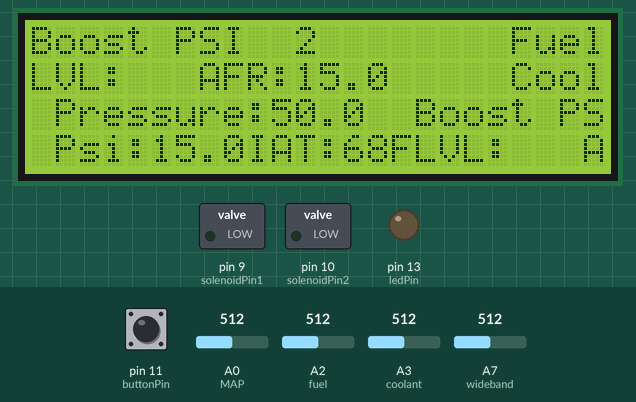
Recording of a sketch running on a simulated Arduino Nano, built with avr-gcc and run on an emulated ATmega328P. Parts: 24×4 character LCD, switched loads named in the sketch (green lamp = pin HIGH), output pins drawn as LEDs (lit = HIGH). The test bench sets the inputs (shaded band); at power-on: pin 11 (buttonPin) LOW, A0 (MAP) = 512, A2 (fuel) = 512, A3 (coolant) = 512, A7 (wideband) = 512. What the sketch prints to the serial monitor is not drawn.

Above: at 1.2 s.
1.3 s: pin 11 (buttonPin) pulled HIGH for 0.25 s
At 1.53 s:
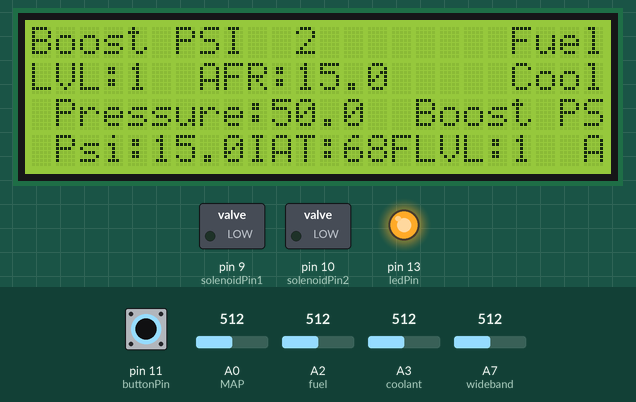
3.1 s: A0 (MAP) set to 798
At 4.0 s:
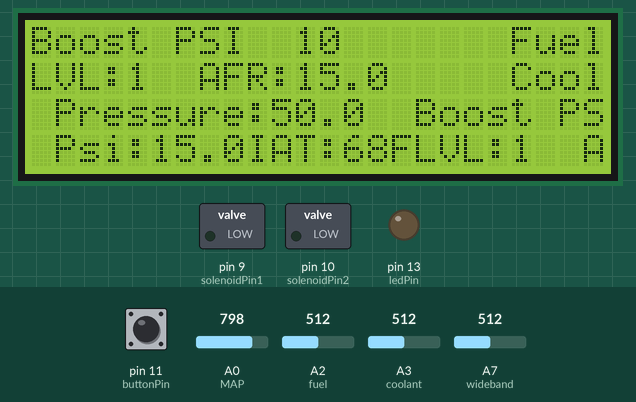
6.1 s: A0 (MAP) set to 824
7.6 s: pin 11 (buttonPin) pulled HIGH for 3.2 s
At 8.1 s:
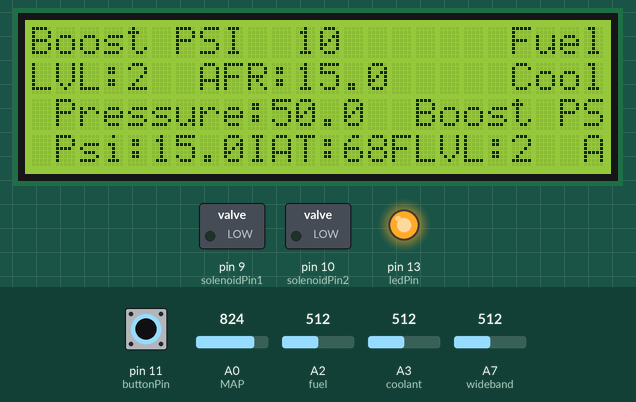
13.8 s: A0 (MAP) set to 90
At 14.9 s:
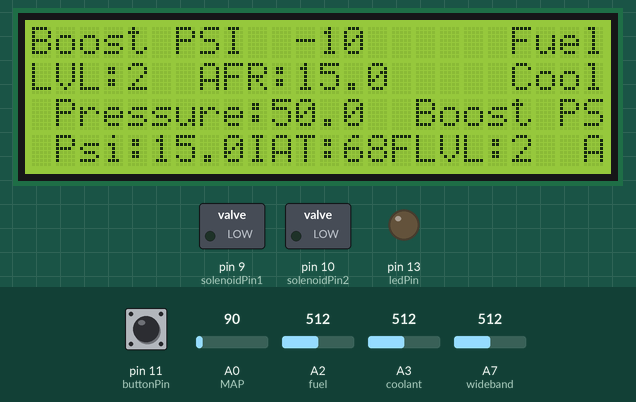
16.8 s: A2 (fuel) set to 716
Timing chart, 0 to 19.8 s (numbered marks = the images above; inputs shaded):
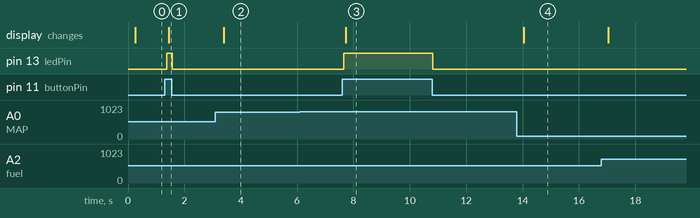

The sketch:

Delphuino_6.1.ino
```cpp
#include "LiquidCrystal_I2C.h" // Updated by Dale Follett 7-20-23 to look at locally attached library
#include "PID_v2.h" // PID library - updated by Dale Follett 7-20-23 to look at locally attached library

#define MAP A0 // Pin for MAP sensor (boost sensor)
#define solenoidPin1 9 // MAC Valve 1 to PWM pin 9
#define solenoidPin2 10 // MAC Valve 2 to PWM pin 10
#define SETPOINT_PRESSURE 6 // setpoint pressure in PSI
#define SAMPLE_TIME 1000 // sample time for PID in milliseconds
#define PWM_FREQUENCY 15 // PWM frequency for MAC Valve in Hz
#define wideband A7 // Wideband input signal to Aanolog port 7
#define coolant A3 // coolant pressure sensor 30 psi sensor to A3
#define fuel A2 // fuel pressure sensor 100 psi sensor to A2


LiquidCrystal_I2C lcd(0x27, 24, 4); //Address will differ dipending on your jumper set on the I2C board
const int buttonPin = 11; //The pin the pushbutton is on digital port 11
const int ledPin = 13; //Light up led on nano or led connected to pin 13

//Wideband variables
const float widebandVoltageMin = 0.0;     // Minimum voltage value from the wideband controller
const float widebandVoltageMax = 5.0;     // Maximum voltage value from the wideband controller
const float widebandAfrMin = 10.0;        // Minimum AFR value
const float widebandAfrMax = 20.0;        // Maximum AFR value

//MAP Sensor/Boost pressure variables
const float mapVoltageMin = 0.02;      // Minimum voltage value from the MAP sensor
const float mapVoltageMax = 4.9;       // Maximum voltage value from the MAP sensor
const float boostMin = 0.4;         // Minimum boost pressure value in PSI
const float boostMax = 29.01;       // Maximum boost pressure value in PSI

//Coolant pressure sensor (30psi)
const float coolantVoltageMin = 0.5; // Minimum voltage value from the coolant pressure sensor
const float coolantVoltageMax = 4.5; // Maximum voltage value from the coolant pressure sensor
const float coolantPressureMin = 0;       // Minimum Coolant pressure value in PSI
const float coolantPressureMax = 30;      // Maximum Coolant pressure value in PSI

//Fuel Pressure sensor (100psi)
const float fuelVoltageMin = 0.5; // Minimum voltage value from the fuel pressure sensor
const float fuelVoltageMax = 4.5; // Maximum voltage value from the fuel pressure sensor
const float fuelPressureMin = 0;       // Minimum fuel pressure value in PSI
const float fuelPressureMax = 100;      // Maximum fuel pressure value in PSI


float mapRange(float value, float inMin, float inMax, float outMin, float outMax) {
  return (value - inMin) * (outMax - outMin) / (inMax - inMin) + outMin;


}

//Variabels for pushbutton Duty Cycle change on Mac Valve (0,1,2,3,4,5,6 - 0%/20%/30%/40%/50%/60%/70%)
// These wont change
int buttonState = 0; //State of button
int lastState = 0; //last state of button
byte count = 0; //Button press counter

//Duty Cycle Settings
int DutyCycle0;
int DutyCycle1;
int DutyCycle2;
int DutyCycle3;
int DutyCycle4;
int DutyCycle5;
int DutyCycle6;
int DutyCycle7;
int DutyCycle8;

float transistorOntime; // Info place holder - this becomes the transistor duty cycle

void setup()
{
  pinMode(buttonPin, INPUT); // initialize button pin as an input
  pinMode(ledPin, OUTPUT); //initialize the LED as and output
  pinMode(MAP, INPUT); // initialize the MAP sensor as an input
  pinMode(wideband, INPUT); // initialize the wideband controller as an input
  pinMode(coolant, INPUT); // initialize coolant pressure sensor as an input
  pinMode(fuel, INPUT); // initialize fuel pressure sensor as an input

// set PWM frequency for pins D9 and D10 ONLY to 15 hz 10 bit.
noInterrupts(); // Turn off all interrupts before setting up timer - Dale Follett 7-20-23
TCCR1A = 0b00000011; // 10bit
TCCR1B = 0b00001101; // x1024 fast pwm
interrupts(); // Turn the interrupts back on - Dale Follett 7-20-23

pinMode(solenoidPin1, OUTPUT);
pinMode(solenoidPin2, OUTPUT);

//Setup LCD's Number of columns and rows
lcd.begin();

lcd.setCursor(0, 1);
lcd.print("LVL:");
lcd.setCursor(7,1);
lcd.print("AFR:");
lcd.setCursor(13,3);
lcd.print("IAT:");
lcd.setCursor(17,3);
lcd.print("68F");


Serial.begin(9600);

 //Duty Cycle integers from 0-255 (0-100% DC). You can add to this for more levels. Be a psycho and make a level for every percentage of duty cycle...
 DutyCycle0 = 0; //wastegate
 DutyCycle1 = 51; //20%
 DutyCycle2 = 77; //30%
 DutyCycle3 = 102; //40%
 DutyCycle4 = 128; //50%
 DutyCycle5 = 153; //60%
 DutyCycle6 = 178; //70%
 DutyCycle7 = 204; //80%
 DutyCycle8 = 229; //90%
}

void loop()
{
// Read the analog input from the MAP sensor
  int mapAnalogValue = analogRead(MAP);

  // Convert the MAP analog value to voltage
  float mapVoltage = map(mapAnalogValue, 0, 1023, mapVoltageMin * 1000, mapVoltageMax * 1000) / 1000.0;  // Convert to volts

  // Convert the voltage to boost pressure in PSI
  float boostPressure = mapRange(mapVoltage, mapVoltageMin, mapVoltageMax, boostMin, boostMax)- 13;

  //For code directly above I would like to eventually make it calibrate absolute atmospheric pressure before doing math.
//The GM 2 bar map sensor has a 9 KPA offest (adds to the value which is at 0V). So since we need initially subtract 14.7 PSI absolute pressure AT SEA LEVEL to give us what is "gauge pressure" we need to also add that offset of 9 KPA (1.30 psi) to that number.
//in this example it would be -14.7 + 1.30 = -13.32. So you take the mapRange variable/math above for boostPressure and -13.32 which will output the correct gauge pressure.
//With this said if you are higher elevation you will need to roughly findr you atmosperic pressure. I'm just under 1000 ft so with that math its comes out to -13 with the offset. This gets me to 0 psi at key on, engine off.

/*
Dale adding thoughts. We should be able to do this map sensor calibration once we get the J1850 library going. Set it up to call a function on power on, if the engine is off (no RPM input),
then perform calibration, and if different than what is saved in EEPROM, update the EEPROM. If not different than eeprom, make no change. If powered on during engine
running, read eeprom value and use it.
*/


//Setup Math for wideband sensor (SLC Free 2)
  // Read the analog input from the wideband controller
  int widebandValue = analogRead(wideband);
  // Convert the analog value to voltage
  float widebandVoltage = map(widebandValue, 0, 1023, 0, 5000) / 1000.0;  // Convert to volts
  // Convert the voltage to AFR
  float widebandAfr = mapRange(widebandVoltage, widebandVoltageMin, widebandVoltageMax, widebandAfrMin, widebandAfrMax);

//Setup Math for coolant pressure sensor
 int coolantValue = analogRead(coolant);
 // Convert the analog value to voltage
 float coolantVoltage = map(coolantValue, 0, 1023, coolantVoltageMin * 1000, coolantVoltageMax * 1000) / 1000.0;  // Convert to volts
// Convert the voltage to coolant pressure in PSI
  float coolantPressure = mapRange(coolantVoltage, coolantVoltageMin, coolantVoltageMax, coolantPressureMin, coolantPressureMax);

//Setup Math for fuel pressure sensor
  int fuelValue = analogRead(fuel);
  //convert the analog value to voltage
  float fuelVoltage = map(fuelValue, 0, 1023, fuelVoltageMin * 1000, fuelVoltageMax * 1000) / 1000.0;  // Convert to volts
  //Convert the voltage to pressure in PSI
  float fuelPressure = mapRange(fuelVoltage, fuelVoltageMin, fuelVoltageMax, fuelPressureMin, fuelPressureMax);


  //Print Wideband voltage and AFR

  //Dales notes - added (F) bracket to serial message that do not change. This is to program these to the main program storage space compared to dynamic memory.
  //This free's up some dynamic memory being we have so little to work with on a nano.
  Serial.print(F("Wideband Voltage: "));
  Serial.print(widebandVoltage, 2);  // Print with 2 decimal places
  Serial.print(F(" V, Wideband AFR: "));
  Serial.println(widebandAfr, 2);    // Print with 2 decimal places

  //Print MAP voltage and and boost pressure
  Serial.print(F("MAP Voltage: "));
  Serial.print(mapVoltage, 2);  // Print with 2 decimal places
  Serial.print(F(" V, Boost Pressure: "));
  Serial.println(boostPressure, 2);    // Print with 2 decimal places

  // Print the coolant voltage and pressure values
  Serial.print(F("Coolant Voltage: "));
  Serial.print(coolantVoltage, 2);  // Print with 2 decimal places
  Serial.print(F(" V, Coolant Pressure: "));
  Serial.println(coolantPressure, 2);    // Print with 2 decimal places

  //print the fuel voltage and pressure values
  Serial.print(F("Fuel Voltage: "));
  Serial.print(fuelVoltage, 2); // Print with 2 decimal places
  Serial.print(F(" V, Fuel Pressure: "));
  Serial.print(fuelPressure, 2);  // Print with 2 decimal places


//Reading button press to digital pin
  buttonState = digitalRead(buttonPin);


  if (buttonState == HIGH ) {
    digitalWrite(ledPin, HIGH);

  }
  else {
    digitalWrite(ledPin, LOW);
  }

// check if the pushbutton is pressed. If it is, then the buttonState is HIGH:
if (buttonState == HIGH && lastState == 0)
{

  if(count < 8)
    count += 1;
  else
    count = 0;
  //setting up counter output to LCD and serial monitor
  Serial.println(count);
  lcd.setCursor(4,1);
  lcd.print(count);
 lastState = 1;

}


else if(buttonState == LOW) {
  lastState = 0;
}
// Setting up button count to duty cycle for MAC Valve
// MAC valve will not start until there is 2 psi positive pressure to MAP sensor. It will function at the set stage over 2 psi and be off at 1 psi or less.
// Doing this will make it so that you do not get a vacuum leak at idle from the valve running. Under pressure is not an issue.

// Stage 0: 0% DC
if (count == 0){
  analogWrite (solenoidPin1, DutyCycle0);
  analogWrite (solenoidPin2, DutyCycle0);
}
// Stage 1: 20% DC
if (count == 1 && boostPressure > 2){
  analogWrite (solenoidPin1, DutyCycle1);
  analogWrite (solenoidPin2, DutyCycle1);
}
// Stage 2: 30% DC
if (count == 2 && boostPressure > 2){
  analogWrite (solenoidPin1, DutyCycle2);
  analogWrite (solenoidPin2, DutyCycle2);
}
// Stage 3: 40% DC
if (count == 3 && boostPressure > 2){
  analogWrite (solenoidPin1, DutyCycle3);
  analogWrite (solenoidPin2, DutyCycle3);
}
// Stage 4: 50% DC
if (count == 4 && boostPressure > 2){
  analogWrite (solenoidPin1, DutyCycle4);
  analogWrite (solenoidPin2, DutyCycle4);
}
// Stage 5: 60% DC
if (count == 5 && boostPressure > 2){
  analogWrite (solenoidPin1, DutyCycle5);
  analogWrite (solenoidPin2, DutyCycle5);
}
// Stage 6: 70% DC
if (count == 6 && boostPressure > 2){
  analogWrite (solenoidPin1, DutyCycle6);
  analogWrite (solenoidPin2, DutyCycle6);
}
// Stage 7: 80% DC
if (count == 7 && boostPressure > 2){
  analogWrite (solenoidPin1, DutyCycle7);
  analogWrite (solenoidPin2, DutyCycle7);
}
// Stage 8: 90% DC
if (count == 8 && boostPressure > 2){
  analogWrite (solenoidPin1, DutyCycle8);
  analogWrite (solenoidPin2, DutyCycle8);
}
// Stage 0 code if MAP sensor does not see at least 2 psi charge pressure.
if (boostPressure < 2){
  analogWrite (solenoidPin1, DutyCycle0);
  analogWrite (solenoidPin2, DutyCycle0);
}


//setup LCD display
lcd.setCursor(0,0);
lcd.print(F("Boost PSI"));


//output raw data for MAP sensor to serial monitor
Serial.println(boostPressure);

lcd.setCursor(11, 0);
lcd.print(F("               ")); //sets number back to zero if addtional number gets set on screen
lcd.setCursor(11, 0);
lcd.print(boostPressure,0);
lcd.setCursor(11,1);
lcd.print(widebandAfr, 1);
lcd.setCursor(0,3);
lcd.print(F("Cool Psi:"));
lcd.setCursor(9,3);
lcd.print(coolantPressure, 1);
lcd.setCursor(0, 2);
lcd.print(F("Fuel Pressure:"));
lcd.setCursor(14, 2);
lcd.print(fuelPressure, 1);
}
```

PID_v2.h
```cpp
#ifndef PID_v2_h
#define PID_v2_h

class PID {
 public:
  // Constants used in some of the functions below
  enum Mode { Manual = 0, Automatic = 1 };
  enum Direction { Direct = 0, Reverse = 1 };
  enum class P_On { Measurement = 0, Error = 1 };

  // commonly used functions
  // **************************************************************************
  // Constructor. Links the PID to the Input, Output, and Setpoint. Initial
  // tuning parameters are also set here. (overload for specifying proportional
  // mode)
  PID(double *Input, double *Output, double *Setpoint, double Kp, double Ki,
      double Kd, P_On, Direction);

  // Constructor. Links the PID to the Input, Output, and Setpoint. Initial
  // tuning parameters are also set here
  PID(double *Input, double *Output, double *Setpoint, double Kp, double Ki,
      double Kd, Direction);

  // Sets PID to either Manual (0) or Auto (non-0)
  void SetMode(Mode Mode);

  // Performs the PID calculation. It should be called every time loop()
  // cycles. ON/OFF and calculation frequency can be set using SetMode and
  // SetSampleTime respectively
  bool Compute();

  // Clamps the output to a specific range. 0-255 by default, but it's likely
  // the user will want to change this depending on the application
  void SetOutputLimits(double, double);

  // available but not commonly used functions
  // ********************************************************
  // While most users will set the tunings once in the constructor, this
  // function gives the user the option of changing tunings during runtime for
  // Adaptive control
  void SetTunings(double, double, double);
  // Overload for specifying proportional mode
  void SetTunings(double, double, double, P_On);

  // Sets the Direction, or "Action" of the controller. DIRECT means the output
  // will increase when error is positive. REVERSE means the opposite. It's very
  // unlikely that this will be needed once it is set in the constructor.
  void SetControllerDirection(Direction);

  // Sets the frequency, in Milliseconds, with which the PID calculation is
  // performed. Default is 100.
  void SetSampleTime(int);

  // Display functions
  // ****************************************************************
  // These functions query the pid for interal values.they were created mainly
  // for the pid front-end, where it's important to know what is actually inside
  // the PID.
  double GetKp() const;
  double GetKi() const;
  double GetKd() const;
  Mode GetMode() const;
  Direction GetDirection() const;
  double GetLastP() const;
  double GetLastI() const;
  double GetLastD() const;

 private:
  void Initialize();

  double dispKp;  // * we'll hold on to the tuning parameters in user-entered
  double dispKi;  //   format for display purposes
  double dispKd;  //

  double kp;  // * (P)roportional Tuning Parameter
  double ki;  // * (I)ntegral Tuning Parameter
  double kd;  // * (D)erivative Tuning Parameter

  Direction controllerDirection;
  P_On pOn;

  // Pointers to the Input, Output, and Setpoint variables. This creates a hard
  // link between the variables and the PID, freeing the user from having to
  // constantly tell us what these values are.  with pointers we'll just know.
  double *myInput, *myOutput, *mySetpoint;

  unsigned long lastTime;
  double outputSum, lastInput;
  double lastP, lastD;

  unsigned long SampleTime;
  double outMin, outMax;
  bool inAuto, pOnE;
};

class PID_v2 : public PID {
 public:
  PID_v2(double Kp, double Ki, double Kd, Direction dir, P_On POn = P_On::Error)
      : PID(&this->input, &this->output, &this->setpoint, Kp, Ki, Kd, POn,
            dir) {}

  void Setpoint(double v) { this->setpoint = v; }
  double GetSetpoint() const { return this->setpoint; }

  // Initializes and enables PID controller. Current input and output values
  // are needed for a smooth transision to automatic control.
  void Start(double input_, double currentOutput, double setpoint_) {
    this->input = input_;
    this->output = currentOutput;
    this->setpoint = setpoint_;
    this->SetMode(Mode::Automatic);
  }

  // Recompute the values and return the output value. Note that computation
  // (and therefore, change of output value) will happen only once every sample
  // time, set by SetSampleTime method.
  double Run(double input_) {
    this->input = input_;
    this->Compute();
    return this->output;
  }

 private:
  double input, output, setpoint;
};

#ifndef PID_v2_SKIP_COMPAT_WITH_v1
const PID::Mode AUTOMATIC = PID::Automatic;
const PID::Mode MANUAL = PID::Manual;
const PID::Direction DIRECT = PID::Direct;
const PID::Direction REVERSE = PID::Reverse;
const PID::P_On P_ON_M = PID::P_On::Measurement;
const PID::P_On P_ON_E = PID::P_On::Error;
#endif

#endif  // PID_v2_h
```

Source omitted: PID_v2.cpp (8443 bytes)

Measured:
- after the input at 1.3 s, pin 13 (ledPin): LOW → HIGH after 0.08 s, → LOW 0.20 s later; the display: changes after 0.14 s (image 1)
- after the input at 3.1 s, the display: changes after 0.30 s (image 2)
- after the input at 7.6 s, pin 13 (ledPin): LOW → HIGH after 0.05 s, → LOW 3.2 s later; the display: changes after 0.12 s (image 3)
- after the input at 13.8 s, the display: changes after 0.24 s (image 4)
